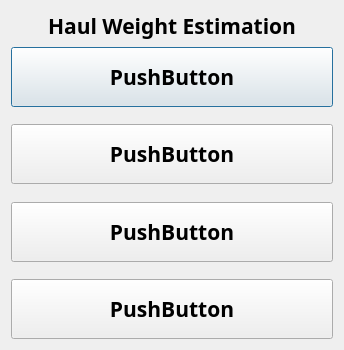
<?xml version="1.0" encoding="UTF-8"?>
<ui version="4.0">
 <class>haulwtselDlg</class>
 <widget class="QDialog" name="haulwtselDlg">
  <property name="geometry">
   <rect>
    <x>0</x>
    <y>0</y>
    <width>344</width>
    <height>350</height>
   </rect>
  </property>
  <property name="minimumSize">
   <size>
    <width>320</width>
    <height>350</height>
   </size>
  </property>
  <property name="windowTitle">
   <string>Haul Weight Method</string>
  </property>
  <layout class="QVBoxLayout" name="verticalLayout">
   <item>
    <widget class="QLabel" name="label">
     <property name="font">
      <font>
       <family>Arial Black</family>
       <pointsize>16</pointsize>
       <bold>true</bold>
      </font>
     </property>
     <property name="text">
      <string>Haul Weight Estimation</string>
     </property>
     <property name="alignment">
      <set>Qt::AlignCenter</set>
     </property>
    </widget>
   </item>
   <item>
    <widget class="QPushButton" name="btn_0">
     <property name="minimumSize">
      <size>
       <width>0</width>
       <height>60</height>
      </size>
     </property>
     <property name="font">
      <font>
       <family>Arial Black</family>
       <pointsize>16</pointsize>
       <bold>true</bold>
      </font>
     </property>
     <property name="text">
      <string>PushButton</string>
     </property>
    </widget>
   </item>
   <item>
    <spacer name="verticalSpacer_3">
     <property name="font">
      <font>
       <family>Arial Black</family>
       <pointsize>16</pointsize>
       <bold>true</bold>
      </font>
     </property>
     <property name="orientation">
      <enum>Qt::Vertical</enum>
     </property>
     <property name="sizeHint" stdset="0">
      <size>
       <width>20</width>
       <height>40</height>
      </size>
     </property>
    </spacer>
   </item>
   <item>
    <widget class="QPushButton" name="btn_1">
     <property name="minimumSize">
      <size>
       <width>0</width>
       <height>60</height>
      </size>
     </property>
     <property name="font">
      <font>
       <family>Arial Black</family>
       <pointsize>16</pointsize>
       <bold>true</bold>
      </font>
     </property>
     <property name="text">
      <string>PushButton</string>
     </property>
    </widget>
   </item>
   <item>
    <spacer name="verticalSpacer_2">
     <property name="font">
      <font>
       <family>Arial Black</family>
       <pointsize>16</pointsize>
       <bold>true</bold>
      </font>
     </property>
     <property name="orientation">
      <enum>Qt::Vertical</enum>
     </property>
     <property name="sizeHint" stdset="0">
      <size>
       <width>20</width>
       <height>40</height>
      </size>
     </property>
    </spacer>
   </item>
   <item>
    <widget class="QPushButton" name="btn_2">
     <property name="minimumSize">
      <size>
       <width>0</width>
       <height>60</height>
      </size>
     </property>
     <property name="font">
      <font>
       <family>Arial Black</family>
       <pointsize>16</pointsize>
       <bold>true</bold>
      </font>
     </property>
     <property name="text">
      <string>PushButton</string>
     </property>
    </widget>
   </item>
   <item>
    <spacer name="verticalSpacer">
     <property name="font">
      <font>
       <family>Arial Black</family>
       <pointsize>16</pointsize>
       <bold>true</bold>
      </font>
     </property>
     <property name="orientation">
      <enum>Qt::Vertical</enum>
     </property>
     <property name="sizeHint" stdset="0">
      <size>
       <width>20</width>
       <height>40</height>
      </size>
     </property>
    </spacer>
   </item>
   <item>
    <widget class="QPushButton" name="btn_3">
     <property name="minimumSize">
      <size>
       <width>0</width>
       <height>60</height>
      </size>
     </property>
     <property name="font">
      <font>
       <family>Arial Black</family>
       <pointsize>16</pointsize>
       <bold>true</bold>
      </font>
     </property>
     <property name="text">
      <string>PushButton</string>
     </property>
    </widget>
   </item>
  </layout>
 </widget>
 <resources/>
 <connections/>
</ui>
